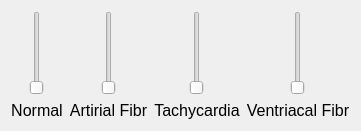
        <widget class="QWidget" name="ECGMode">
         <layout class="QGridLayout" name="gridLayout_5">
          <item row="0" column="0">
           <layout class="QVBoxLayout" name="verticalLayout_4">
            <item>
             <layout class="QHBoxLayout" name="horizontalLayout_18">
              <item>
               <widget class="QSlider" name="verticalSlider_15">
                <property name="orientation">
                 <enum>Qt::Vertical</enum>
                </property>
               </widget>
              </item>
             </layout>
            </item>
            <item>
             <layout class="QHBoxLayout" name="horizontalLayout_19">
              <item>
               <widget class="QLabel" name="label_22">
                <property name="styleSheet">
                 <string notr="true">font-size:16px;</string>
                </property>
                <property name="text">
                 <string>Normal</string>
                </property>
                <property name="alignment">
                 <set>Qt::AlignCenter</set>
                </property>
               </widget>
              </item>
             </layout>
            </item>
           </layout>
          </item>
          <item row="0" column="1">
           <layout class="QVBoxLayout" name="verticalLayout_20">
            <item>
             <layout class="QHBoxLayout" name="horizontalLayout_51">
              <item>
               <widget class="QSlider" name="verticalSlider_16">
                <property name="orientation">
                 <enum>Qt::Vertical</enum>
                </property>
               </widget>
              </item>
             </layout>
            </item>
            <item>
             <layout class="QHBoxLayout" name="horizontalLayout_48">
              <item>
               <widget class="QLabel" name="label_33">
                <property name="styleSheet">
                 <string notr="true">font-size:16px;</string>
                </property>
                <property name="text">
                 <string>Artirial Fibr</string>
                </property>
                <property name="alignment">
                 <set>Qt::AlignCenter</set>
                </property>
               </widget>
              </item>
             </layout>
            </item>
           </layout>
          </item>
          <item row="0" column="2">
           <layout class="QVBoxLayout" name="verticalLayout_21">
            <item>
             <layout class="QHBoxLayout" name="horizontalLayout_52">
              <item>
               <widget class="QSlider" name="verticalSlider_17">
                <property name="orientation">
                 <enum>Qt::Vertical</enum>
                </property>
               </widget>
              </item>
             </layout>
            </item>
            <item>
             <layout class="QHBoxLayout" name="horizontalLayout_39">
              <item>
               <widget class="QLabel" name="label_31">
                <property name="styleSheet">
                 <string notr="true">font-size:16px;</string>
                </property>
                <property name="text">
                 <string>Tachycardia</string>
                </property>
                <property name="alignment">
                 <set>Qt::AlignCenter</set>
                </property>
               </widget>
              </item>
             </layout>
            </item>
           </layout>
          </item>
          <item row="0" column="3">
           <layout class="QVBoxLayout" name="verticalLayout_22">
            <item>
             <layout class="QHBoxLayout" name="horizontalLayout_53">
              <item>
               <widget class="QSlider" name="verticalSlider_18">
                <property name="orientation">
                 <enum>Qt::Vertical</enum>
                </property>
               </widget>
              </item>
             </layout>
            </item>
            <item>
             <layout class="QHBoxLayout" name="horizontalLayout_50">
              <item>
               <widget class="QLabel" name="label_34">
                <property name="styleSheet">
                 <string notr="true">font-size:16px;</string>
                </property>
                <property name="text">
                 <string>Ventriacal Fibr</string>
                </property>
                <property name="alignment">
                 <set>Qt::AlignCenter</set>
                </property>
               </widget>
              </item>
             </layout>
            </item>
           </layout>
          </item>
         </layout>
        </widget>
